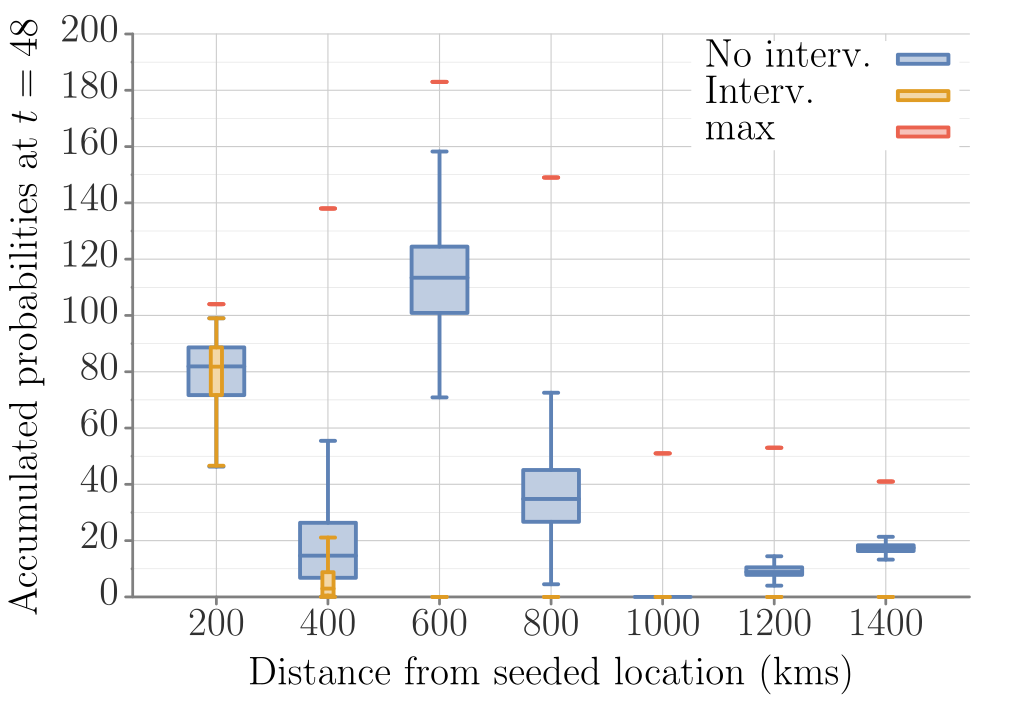

Reproduce this figure in gnuplot.
##### terminal
set term tikz standalone size 12.5cm,8.75cm font ",14" gparrows scale 2,2 textscale 2
set datafile separator ','

##### output
set output 'TH_dist_prob_B_box.tex'

##### bg: bg color, axes, grid, tics
##### http://www.colourlovers.com/palette/268142/Danger_Mouse
Danger='#F84934'; # red
Shoes='#4D5E5F'; # grey
##### Rand Olson
roBlue='#1F77B4';
roRed='#D62728';
# border
set style line 21 lt 1 lc rgb '#808080' 
set border 3 back ls 21 lw 5
# grid
set style line 22 lt 2 lc rgb '#CCCCCC' lw 2
set style line 23 lt 2 lc rgb '#DDDDDD' lw 1
set grid xtics mxtics ytics mytics back ls 22, ls 23
# tics
set tics textcolor rgb '#303030'
set tics nomirror out scale 1,.1
set mxtics 2
set mytics 2

##### load default linestyles
set style increment user
# taken care of in terminal
do for [i=1:15] { set style line i lt 1 lw 7 }

##### line colors
# mathematica default
DarkBlue= '#5e82b5'
Orange=   '#e09c24'
Green=    '#8fb030'
Red=      '#eb634f'
Purple=   '#8778b3'
Brown=    '#c46e1a'
LightBlue='#5c9ec7'
Yellow=   '#FDBF6F'
MATHEMATICA="#5e82b5 #e09c24 #8fb030 #eb634f #8778b3 #c46e1a #5c9ec7 #FDBF6F"
do for[i=1:8] {set style line i lc rgb word(MATHEMATICA,i)}
####

##### data style
set style data linespoints;
set style line 1 pt 5
set style line 2 pt 7
set style line 3 pt 13
set style line 4 pt 17
set style line 5 pt 4
set style line 6 pt 6
set style line 7 pt 12
set style line 8 pt 16
#
set pointintervalbox 4.5
do for [i=1:15] {set style line i ps 2.75 pi -1}

# NOTE: offsets should be a function of font sizes
##### key
set key t l Left spacing 2 width 5 opaque font ",15"

##### tics (note that tics are also set in theme)
set xtics font ",15" offset 0,.2
set ytics font ",15" offset 1.5,0

##### plot
set title font ",15" "" offset -3,.3
set xlabel "Distance from seeded location (kms)" offset 0,0 font ",15"
set ylabel "Accumulated probabilities at $t=48$" offset -2,0 font ",15"


unset title;        set key r t width 8;        set xlabel offset 0,.7;        set style line 1 lw 7;        set style line 2 lw 7;        set style line 4 lw 7;        set style data boxplot;        set style boxplot nooutliers;        set xtics offset 0,-.4;

plot    'model-B_s2_48.csv' u (1.0):2:(.5):1 ls 1 fill solid .4 ti 'No interv.',    'model-B_s5_48.csv' u (1.0):2:(.2):1 ls 2 fill solid .4 ti 'Interv.',    '.cell_count.csv' u 3:2 w points ls 4 ti 'max'
